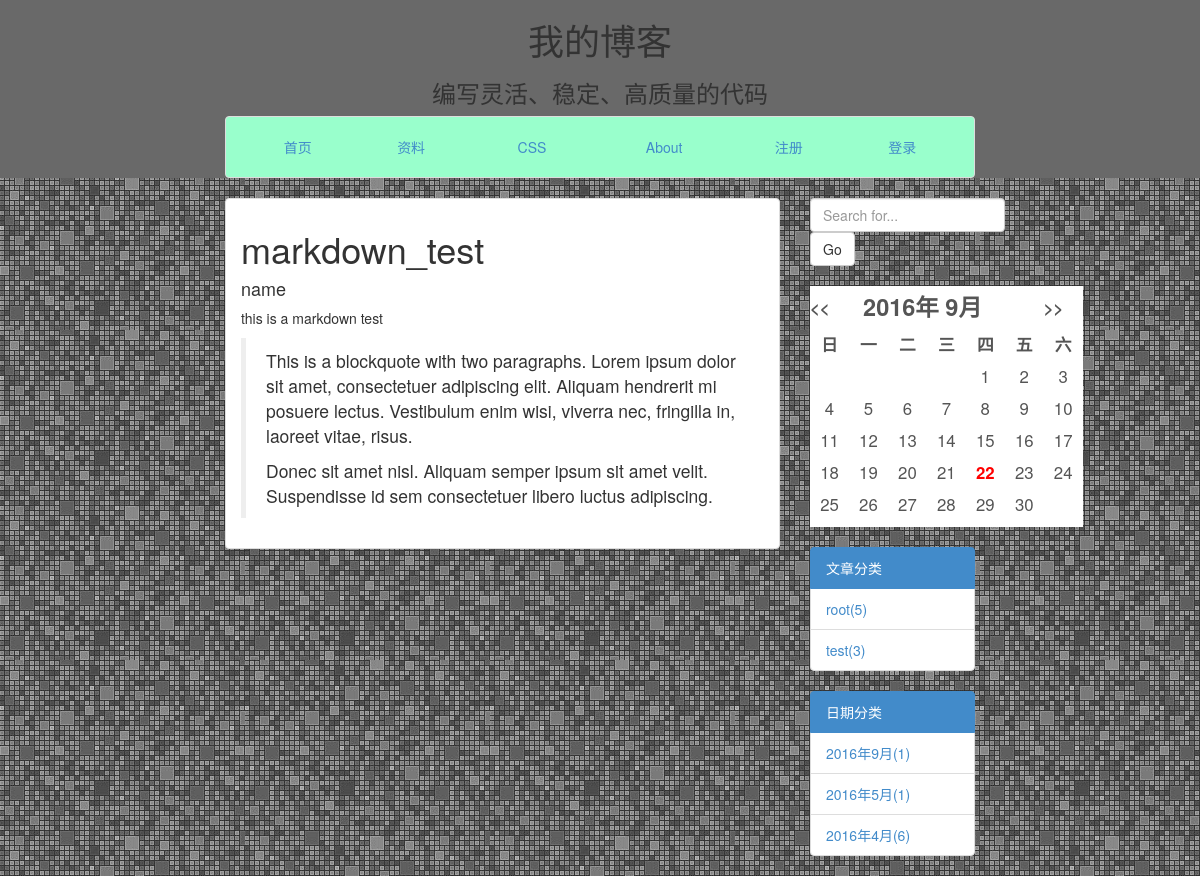
Page /blog/main/8/ on the committed database.
### blog/models.py (models this page shows, shortened)
class Article(models.Model):
    title = models.CharField(max_length=100)
    author = models.ForeignKey(User)
    content = models.TextField()
    category = models.ForeignKey(Category, blank=True, null=True)
    cre_date = models.DateTimeField(auto_now_add=True)
    update = models.DateTimeField(auto_now_add=True)
    status = models.SmallIntegerField(default=0,choices=STATUS.items())

class Category(models.Model):
    name = models.CharField(max_length=30)
    class Meta:
        ordering = ['-id']

### blog/views.py (the view)
# urls.py: url(r'^main/(?P<pk>[0-9]+)/$', views.ArticleDetailView.as_view(),name='detail'),
class ArticleDetailView(DetailView):
    model = Article
    context_object_name = 'article'
    template_name = 'blog/main/detail.html'

### blog/custom_processors.py (called while the page is built)
def month_list(request):
    articles = Article.objects.all()
    year_month = set()
    for a in articles:
        year_month.add((a.cre_date.year,a.cre_date.month))
    counter = {}.fromkeys(year_month,0)
    for a in articles:
        counter[(a.cre_date.year,a.cre_date.month)] += 1
    year_month_number = []
    for key in counter:
        year_month_number.append([key[0],key[1],counter[key]])
    year_month_number.sort(reverse=True)
    return {'year_month_number': year_month_number}

def category(request):
    category1 = Category.objects.annotate(num_article=Count('article'))
    return {"categories": category1}

### blog/templatetags/custom_markdown.py (called while the page is built)
@register.filter(is_safe=True)  # 注册template filter
@stringfilter  # 希望字符串作为参数
def custom_markdown(value):
    return mark_safe(markdown.markdown(value,
                                       extensions=['markdown.extensions.fenced_code', 'markdown.extensions.codehilite'],
                                       safe_mode=True,
                                       enable_attributes=False))

### blog/templates/blog/main/detail.html
{% extends "blog/base.html" %}
{% load custom_markdown %}
    {% block context %}
		<div class="list-group-item ">
			<h1>{{ article.title }}</h1>
            <p>{{ article.content|custom_markdown }}</p>
		</div>
    {% endblock context %}

### blog/templates/blog/side/category.html
{% block category %}
<div class="list-group">
                <a class="list-group-item active">
                文章分类
                </a>
                {% if categories %}
                {% for c in categories %}
                <li class="list-group-item">
                <a href="{% url 'blog:category' c.name %}">{{ c.name }}({{ c.num_article }})</a>
                </li>
                {% endfor %}
                {% endif %}
</div>
{% endblock category %}

### rows in the picture
Article: title "markdown_test", content|custom_markdown "name this is a markdown test This is a blockquote with two paragraphs. Lorem ipsum dolor sit amet, consectetuer adipiscing elit. Aliquam hendrerit mi posuere lectus. Vestibulum enim wisi, viverra nec, fringilla in, laoreet vitae, risus. Donec sit amet nisl. Aliquam semper ipsum sit amet velit. Suspendisse id sem consectetuer libero luctus adipiscing."
Category: name "root", num_article "5"
Category: name "test", num_article "3"

### other values in the picture
{{ y }} "2016" "2016" "2016"
{{ m }} "9" "5" "4"
{{ n }} "1" "1" "6"
